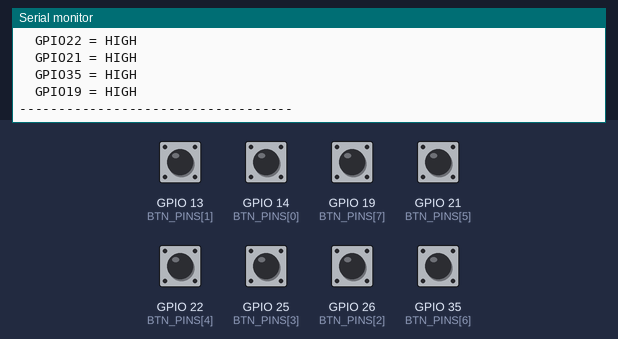
Simulated run of this sketch. Board: ESP32. On the bench: the last lines printed to the serial monitor. The inputs (shaded band) are chosen by the test bench; at power-on: GPIO 13 (BTN_PINS[1]), GPIO 14 (BTN_PINS[0]), GPIO 19 (BTN_PINS[7]), GPIO 21 (BTN_PINS[5]), GPIO 22 (BTN_PINS[4]), GPIO 25 (BTN_PINS[3]), GPIO 26 (BTN_PINS[2]), GPIO 35 (BTN_PINS[6]) HIGH.

Above: at 1.7 s.
1.8 s: GPIO 13 (BTN_PINS[1]) pulled LOW for 0.15 s
At 2.3 s:
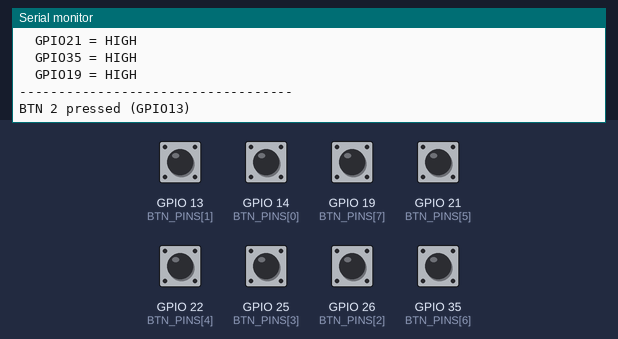
3.4 s: GPIO 14 (BTN_PINS[0]) pulled LOW for 0.15 s
At 4.6 s:
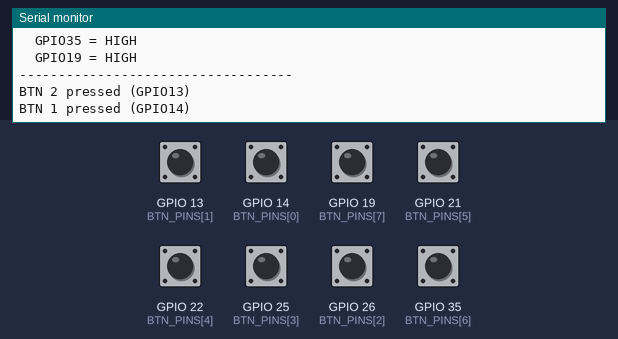
5.0 s: GPIO 19 (BTN_PINS[7]) pulled LOW for 0.15 s
At 6.0 s:
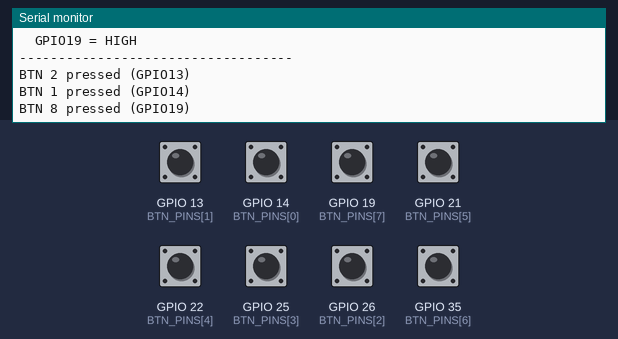
6.6 s: GPIO 21 (BTN_PINS[5]) pulled LOW for 0.15 s
At 7.1 s:
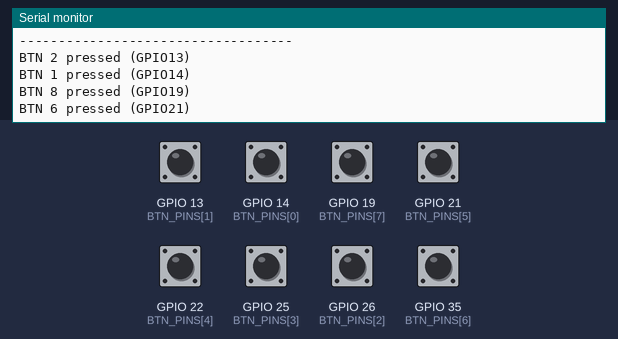
8.2 s: GPIO 22 (BTN_PINS[4]) pulled LOW for 0.15 s
At 9.4 s:
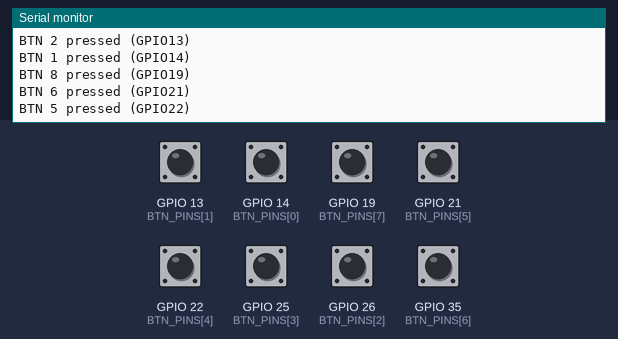
9.8 s: GPIO 25 (BTN_PINS[3]) pulled LOW for 0.15 s
At 11.1 s:
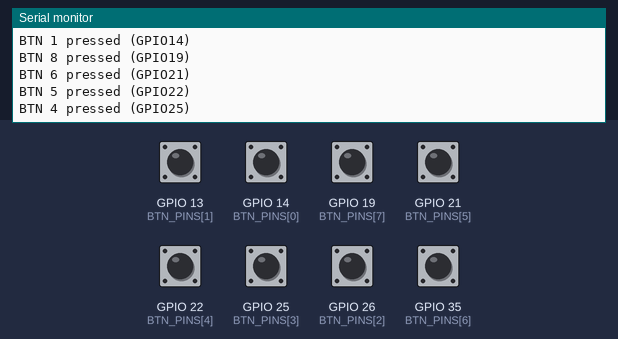
Timing chart, 0 to 12.4 s (numbered marks = the images above; inputs shaded):
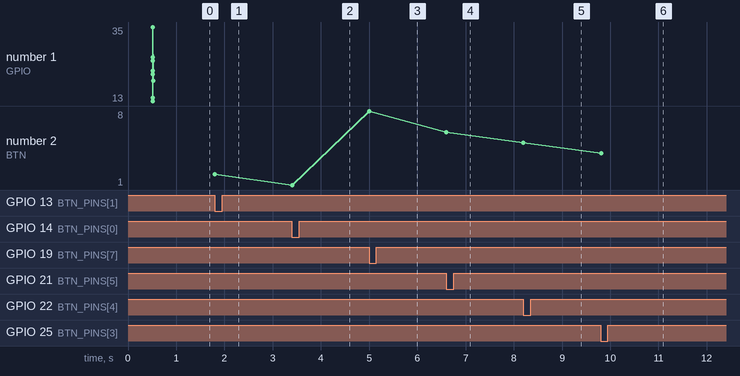

The sketch:

button_test.ino
```cpp
/*
 * Button test — prints which button is pressed
 * Uses INPUT_PULLUP — buttons wire to GND
 *
 * Check Serial Monitor at 115200
 */

// v4 button pins
const uint8_t BTN_PINS[8] = {14, 13, 26, 25, 22, 21, 35, 19};

void setup() {
  Serial.begin(115200);
  delay(500);
  Serial.println("Button test — press any button");
  Serial.println("Pins: 14,13,26,25,22,21,35,19");
  Serial.println("All should read HIGH when not pressed");
  Serial.println("-----------------------------------");

  // GPIO 34,35,36,39 are input-only — no internal pullup
  // Use INPUT not INPUT_PULLUP for those
  for (int i = 0; i < 8; i++) {
    uint8_t pin = BTN_PINS[i];
    if (pin >= 34) {
      pinMode(pin, INPUT);  // input-only pins — need external pullup
    } else {
      pinMode(pin, INPUT_PULLUP);
    }
  }

  // Print initial state of all pins
  Serial.println("Initial pin states:");
  for (int i = 0; i < 8; i++) {
    Serial.print("  GPIO"); Serial.print(BTN_PINS[i]);
    Serial.print(" = "); Serial.println(digitalRead(BTN_PINS[i]) ? "HIGH" : "LOW");
  }
  Serial.println("-----------------------------------");
}

void loop() {
  for (int i = 0; i < 8; i++) {
    if (digitalRead(BTN_PINS[i]) == LOW) {
      Serial.print("BTN "); Serial.print(i + 1);
      Serial.print(" pressed (GPIO"); Serial.print(BTN_PINS[i]); Serial.println(")");
      delay(200);  // simple debounce for test
    }
  }
  delay(10);
}
```

Measured:
- after the input at 1.8 s, the serial monitor: prints a new line at once (image 1)
- after the input at 3.4 s, the serial monitor: prints a new line at once (image 2)
- after the input at 5.0 s, the serial monitor: prints a new line at once (image 3)
- after the input at 6.6 s, the serial monitor: prints a new line at once (image 4)
- after the input at 8.2 s, the serial monitor: prints a new line at once (image 5)
- after the input at 9.8 s, the serial monitor: prints a new line at once (image 6)
- plotted number 2: 2 → 1 after the input at 3.4 s, 1 → 8 after the input at 5.0 s, 8 → 6 after the input at 6.6 s, 6 → 5 after the input at 8.2 s, 5 → 4 after the input at 9.8 s
